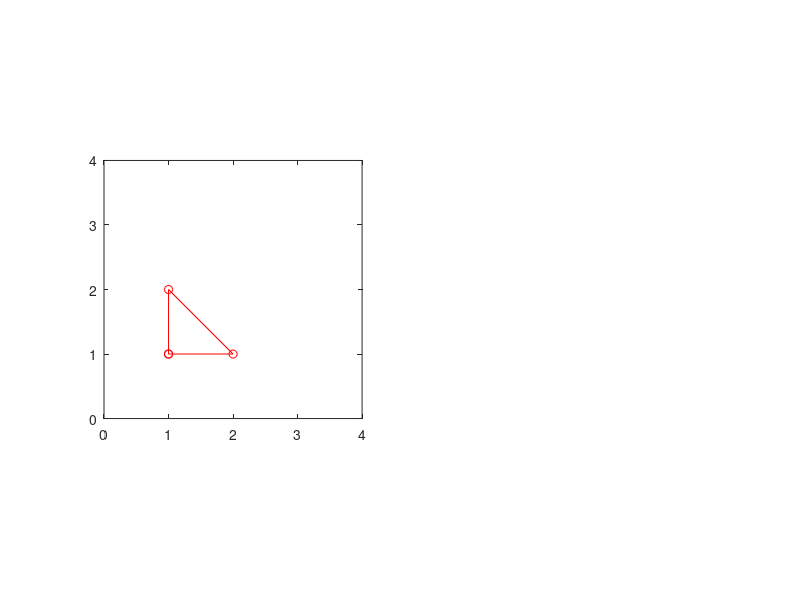

Recreate this plot in MATLAB. (Note: this script raises an error after producing the figure.)
close all;
clear;
clc;
addpath('../Library');

v = [1 1;
     1 2
     2 1
     1 1];
 
  
figure;
subplot(1,2,1) 
plot( v(:,1), v(:,2), '-ro' );
hold on;
axis equal;
axis([0 4 0 4]);
 

centerOfRotation = [2,1];
q = transformPoints( v, rotate(45 , centerOfRotation ) );
plot( q(:,1), q(:,2), '-bo' );
subplot(1,2,2)
plot( v(:,1), v(:,2), '-ro' );
hold on;
axis equal;
axis([0 4 0 4]);
pointsOfMirrorAxis = [ 1,3; 3,1];
plot( pointsOfMirrorAxis(:,1), pointsOfMirrorAxis(:,2), '-ko' );
 
q = transformPoints(v, mirrorAtAxis(pointsOfMirrorAxis) );
plot( q(:,1), q(:,2), '-bo' );